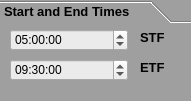
      <widget class="QToolBox" name="StartEndTimesToolBox">
       <property name="geometry">
        <rect>
         <x>50</x>
         <y>200</y>
         <width>191</width>
         <height>101</height>
        </rect>
       </property>
       <property name="font">
        <font>
         <family>MS Sans Serif</family>
         <pointsize>10</pointsize>
         <weight>75</weight>
         <bold>true</bold>
        </font>
       </property>
       <property name="layoutDirection">
        <enum>Qt::LeftToRight</enum>
       </property>
       <property name="styleSheet">
        <string notr="true">background-color: rgb(159, 159, 159);</string>
       </property>
       <property name="currentIndex">
        <number>0</number>
       </property>
       <widget class="QWidget" name="StartEndTimesPage">
        <property name="geometry">
         <rect>
          <x>0</x>
          <y>0</y>
          <width>191</width>
          <height>66</height>
         </rect>
        </property>
        <property name="font">
         <font>
          <family>MS Sans Serif</family>
          <pointsize>10</pointsize>
          <weight>75</weight>
          <bold>true</bold>
         </font>
        </property>
        <property name="contextMenuPolicy">
         <enum>Qt::DefaultContextMenu</enum>
        </property>
        <attribute name="label">
         <string>Start and End Times</string>
        </attribute>
        <widget class="QTimeEdit" name="STFtimeEdit">
         <property name="geometry">
          <rect>
           <x>10</x>
           <y>0</y>
           <width>118</width>
           <height>22</height>
          </rect>
         </property>
         <property name="font">
          <font>
           <family>MS Sans Serif</family>
          </font>
         </property>
         <property name="autoFillBackground">
          <bool>false</bool>
         </property>
         <property name="styleSheet">
          <string notr="true">background-color: rgb(235, 235, 235);</string>
         </property>
         <property name="dateTime">
          <datetime>
           <hour>5</hour>
           <minute>0</minute>
           <second>0</second>
           <year>2022</year>
           <month>3</month>
           <day>15</day>
          </datetime>
         </property>
         <property name="time">
          <time>
           <hour>5</hour>
           <minute>0</minute>
           <second>0</second>
          </time>
         </property>
        </widget>
        <widget class="QTimeEdit" name="ETFtimeEdit">
         <property name="geometry">
          <rect>
           <x>10</x>
           <y>30</y>
           <width>118</width>
           <height>22</height>
          </rect>
         </property>
         <property name="font">
          <font>
           <family>MS Sans Serif</family>
          </font>
         </property>
         <property name="autoFillBackground">
          <bool>false</bool>
         </property>
         <property name="styleSheet">
          <string notr="true">background-color: rgb(235, 235, 235);</string>
         </property>
         <property name="dateTime">
          <datetime>
           <hour>9</hour>
           <minute>30</minute>
           <second>0</second>
           <year>2022</year>
           <month>3</month>
           <day>15</day>
          </datetime>
         </property>
         <property name="time">
          <time>
           <hour>9</hour>
           <minute>30</minute>
           <second>0</second>
          </time>
         </property>
        </widget>
        <widget class="QLabel" name="STFlabel">
         <property name="geometry">
          <rect>
           <x>140</x>
           <y>0</y>
           <width>31</width>
           <height>16</height>
          </rect>
         </property>
         <property name="font">
          <font>
           <family>MS Sans Serif</family>
           <weight>75</weight>
           <bold>true</bold>
          </font>
         </property>
         <property name="text">
          <string>STF</string>
         </property>
        </widget>
        <widget class="QLabel" name="ETFlabel">
         <property name="geometry">
          <rect>
           <x>140</x>
           <y>30</y>
           <width>31</width>
           <height>16</height>
          </rect>
         </property>
         <property name="font">
          <font>
           <family>MS Sans Serif</family>
           <weight>75</weight>
           <bold>true</bold>
          </font>
         </property>
         <property name="text">
          <string>ETF</string>
         </property>
        </widget>
       </widget>
      </widget>
